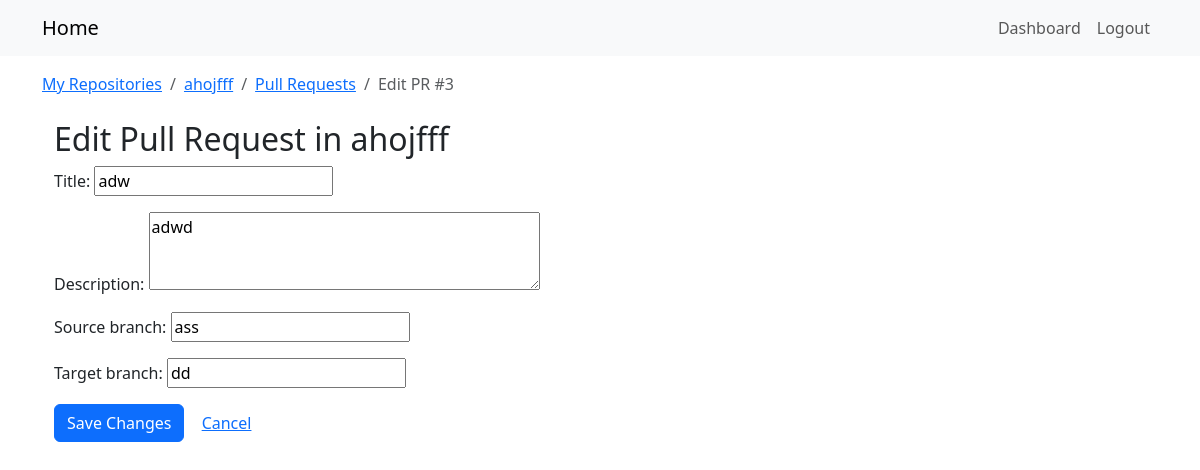
Page /repos/2/pulls/3/edit/ (signed in) on the committed database.
### repos_app/models.py (models this page shows, shortened)
class Repository(models.Model):
    owner = models.ForeignKey(User, on_delete=models.CASCADE, related_name='repositories')
    name = models.CharField(max_length=120)
    description = models.TextField(blank=True)
    is_private = models.BooleanField(default=False)
    created_at = models.DateTimeField(auto_now_add=True)
    class Meta:
        unique_together = ('owner', 'name')

class PullRequest(models.Model):
    repository    = models.ForeignKey(Repository, on_delete=models.CASCADE, related_name='pull_requests')
    author        = models.ForeignKey(User,       on_delete=models.CASCADE, related_name='pull_requests')
    title         = models.CharField(max_length=200)
    description   = models.TextField(blank=True)
    source_branch = models.CharField(max_length=100)
    target_branch = models.CharField(max_length=100)
    is_merged     = models.BooleanField(default=False)
    created_at    = models.DateTimeField(auto_now_add=True)
    updated_at    = models.DateTimeField(auto_now=True)

### repos_app/views.py (the view)
@login_required
def pr_update(request, repo_pk, pk):
    pr = get_object_or_404(
        PullRequest,
        pk=pk,
        repository__pk=repo_pk,
        repository__owner=request.user
    )
    if request.method == 'POST':
        form = PullRequestForm(request.POST, instance=pr)
        if form.is_valid():
            form.save()
            return redirect('repos_app:pr_detail', repo_pk=repo_pk, pk=pk)
    else:
        form = PullRequestForm(instance=pr)
    return render(request, 'repos_app/pr_form.html', {
        'repo': pr.repository,
        'form': form,
        'pr':   pr,
    })

### repos_app/forms.py
class PullRequestForm(forms.ModelForm):
    class Meta:
        model = PullRequest
        fields = [
            'title',
            'description',
            'source_branch',
            'target_branch',
        ]
        widgets = {
            'description': forms.Textarea(attrs={'rows': 3}),
        }

### templates/repos_app/pr_form.html (shortened to what this page needs)
{% extends "base.html" %}
{% block breadcrumbs %}
<nav aria-label="breadcrumb">
  <ol class="breadcrumb mb-0">
    <li class="breadcrumb-item">
      <a href="{% url 'repos_app:repo_list' %}">My Repositories</a>
    </li>
    <li class="breadcrumb-item">
      <a href="{% url 'repos_app:repo_detail' pk=repo.pk %}">{{ repo.name }}</a>
    </li>
    <li class="breadcrumb-item">
      <a href="{% url 'repos_app:pr_list' repo_pk=repo.pk %}">Pull Requests</a>
    </li>
    <li class="breadcrumb-item active" aria-current="page">
      {% if pr %}Edit PR #{{ pr.pk }}{% else %}New Pull Request{% endif %}
    </li>
  </ol>
</nav>
{% endblock %}
{% block content %}
<div class="container mt-4">
  <h2>
    {% if pr %}Edit Pull Request{% else %}New Pull Request{% endif %}
    in {{ repo.name }}
  </h2>
  <div class="row">
    <div class="col-md-8">
      <form method="post">
        {{ form.as_p }}
        <button type="submit" class="btn btn-primary">
          {% if pr %}Save Changes{% else %}Create PR{% endif %}
        </button>
        <a class="btn btn-link"
           href="{% url 'repos_app:pr_list' repo_pk=repo.pk %}">
          Cancel
        </a>
      </form>
    </div>
  </div>
</div>
{% endblock %}

### rows in the picture
Repository: name "ahojfff"
PullRequest: pk "3", title "adw", description "adwd", source_branch "ass", target_branch "dd"
